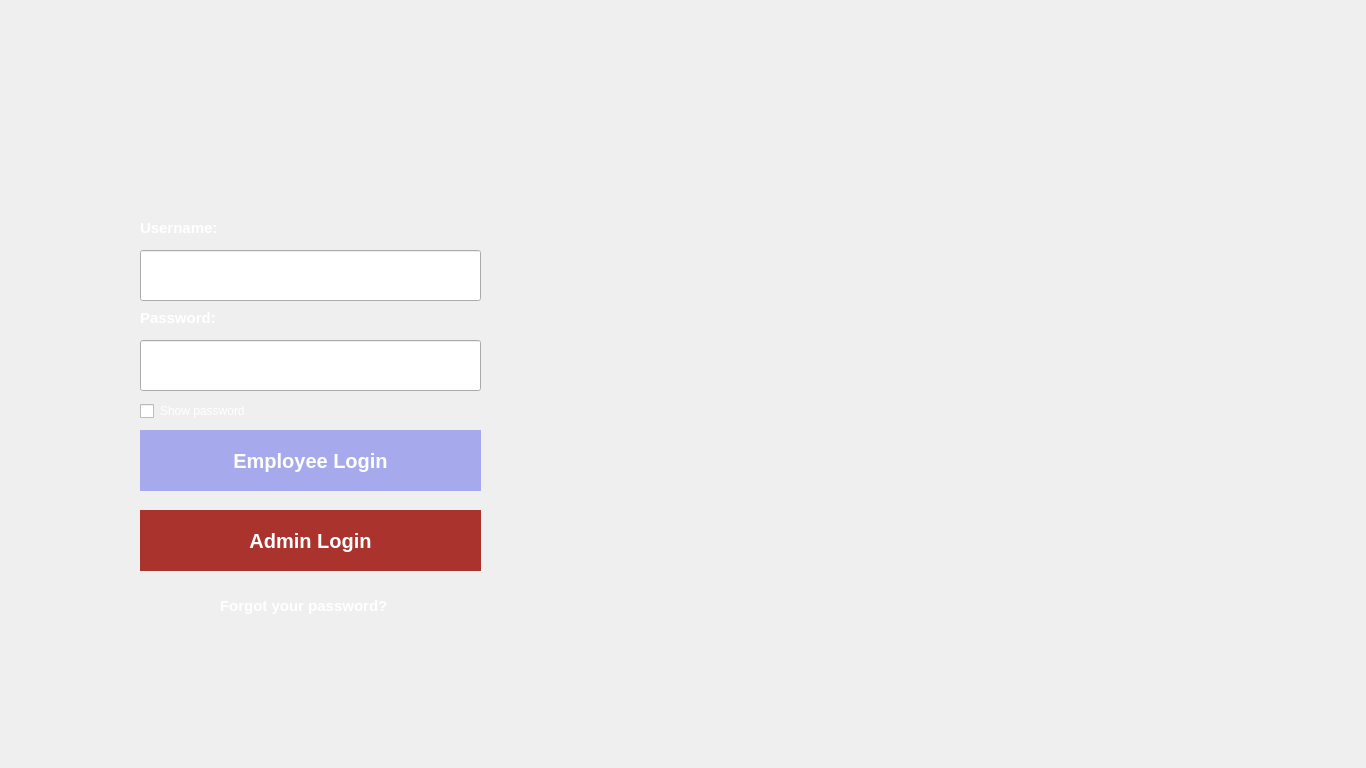
<?xml version="1.0" encoding="UTF-8"?>
<ui version="4.0">
 <class>MainWindow</class>
 <widget class="QMainWindow" name="MainWindow">
  <property name="geometry">
   <rect>
    <x>0</x>
    <y>0</y>
    <width>1366</width>
    <height>768</height>
   </rect>
  </property>
  <property name="windowTitle">
   <string>MainWindow</string>
  </property>
  <widget class="QWidget" name="centralwidget">
   <widget class="QLabel" name="login_window">
    <property name="geometry">
     <rect>
      <x>-40</x>
      <y>-90</y>
      <width>1411</width>
      <height>1000</height>
     </rect>
    </property>
    <property name="text">
     <string/>
    </property>
    <property name="pixmap">
     <pixmap>../Downloads/Login Window (1).png</pixmap>
    </property>
   </widget>
   <widget class="QLabel" name="username_label">
    <property name="geometry">
     <rect>
      <x>140</x>
      <y>220</y>
      <width>81</width>
      <height>16</height>
     </rect>
    </property>
    <property name="styleSheet">
     <string notr="true">color: white;
font-weight: 500;
font-size: 15px;
</string>
    </property>
    <property name="text">
     <string>Username:</string>
    </property>
   </widget>
   <widget class="QLabel" name="password_label">
    <property name="geometry">
     <rect>
      <x>140</x>
      <y>310</y>
      <width>81</width>
      <height>16</height>
     </rect>
    </property>
    <property name="styleSheet">
     <string notr="true">color: white;
font-weight: 500;
font-size: 15px;
</string>
    </property>
    <property name="text">
     <string>Password: </string>
    </property>
   </widget>
   <widget class="QCheckBox" name="checkBox">
    <property name="geometry">
     <rect>
      <x>140</x>
      <y>400</y>
      <width>121</width>
      <height>22</height>
     </rect>
    </property>
    <property name="styleSheet">
     <string notr="true">color: white;
border: transparent;</string>
    </property>
    <property name="text">
     <string>Show password</string>
    </property>
   </widget>
   <widget class="QPushButton" name="employee_login_btn">
    <property name="geometry">
     <rect>
      <x>140</x>
      <y>430</y>
      <width>341</width>
      <height>61</height>
     </rect>
    </property>
    <property name="cursor">
     <cursorShape>PointingHandCursor</cursorShape>
    </property>
    <property name="styleSheet">
     <string notr="true">color: white;
font-weight: 1000;
font-size: 20px;
background-color: rgb(166, 170, 236);
border: none;
</string>
    </property>
    <property name="text">
     <string>Employee Login</string>
    </property>
   </widget>
   <widget class="QLineEdit" name="username_input">
    <property name="geometry">
     <rect>
      <x>140</x>
      <y>250</y>
      <width>341</width>
      <height>51</height>
     </rect>
    </property>
    <property name="inputMethodHints">
     <set>Qt::ImhNone</set>
    </property>
    <property name="echoMode">
     <enum>QLineEdit::Normal</enum>
    </property>
   </widget>
   <widget class="QLineEdit" name="password_input">
    <property name="geometry">
     <rect>
      <x>140</x>
      <y>340</y>
      <width>341</width>
      <height>51</height>
     </rect>
    </property>
    <property name="echoMode">
     <enum>QLineEdit::Password</enum>
    </property>
   </widget>
   <widget class="QPushButton" name="admin_login_btn">
    <property name="geometry">
     <rect>
      <x>140</x>
      <y>510</y>
      <width>341</width>
      <height>61</height>
     </rect>
    </property>
    <property name="cursor">
     <cursorShape>PointingHandCursor</cursorShape>
    </property>
    <property name="styleSheet">
     <string notr="true">color: white;
font-weight: 1000;
font-size: 20px;
background-color: rgb(170, 51, 45);
 border: none;</string>
    </property>
    <property name="text">
     <string>Admin Login</string>
    </property>
   </widget>
   <widget class="QLabel" name="forgot_label">
    <property name="geometry">
     <rect>
      <x>220</x>
      <y>590</y>
      <width>171</width>
      <height>31</height>
     </rect>
    </property>
    <property name="cursor">
     <cursorShape>PointingHandCursor</cursorShape>
    </property>
    <property name="styleSheet">
     <string notr="true">color: white;
font-weight: 1000;
font-size: 15px;
border: none;</string>
    </property>
    <property name="text">
     <string>Forgot your password?</string>
    </property>
   </widget>
   <widget class="QLabel" name="img_label">
    <property name="geometry">
     <rect>
      <x>760</x>
      <y>130</y>
      <width>551</width>
      <height>441</height>
     </rect>
    </property>
    <property name="text">
     <string/>
    </property>
    <property name="pixmap">
     <pixmap>../Downloads/Image 19.png</pixmap>
    </property>
   </widget>
   <zorder>login_window</zorder>
   <zorder>username_label</zorder>
   <zorder>password_label</zorder>
   <zorder>checkBox</zorder>
   <zorder>username_input</zorder>
   <zorder>password_input</zorder>
   <zorder>employee_login_btn</zorder>
   <zorder>admin_login_btn</zorder>
   <zorder>forgot_label</zorder>
   <zorder>img_label</zorder>
  </widget>
 </widget>
 <resources/>
 <connections/>
</ui>
